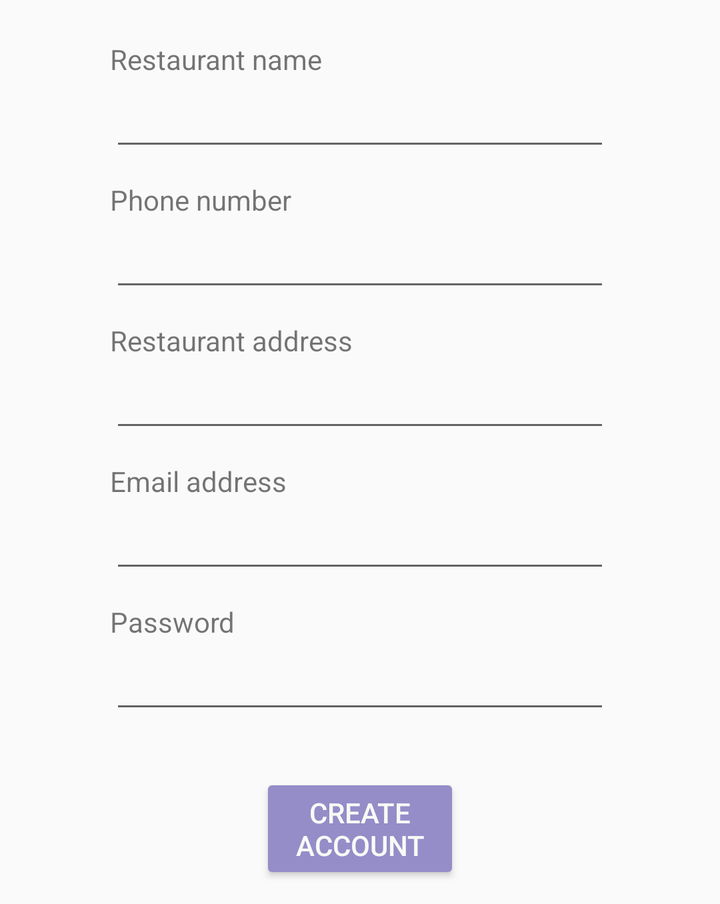
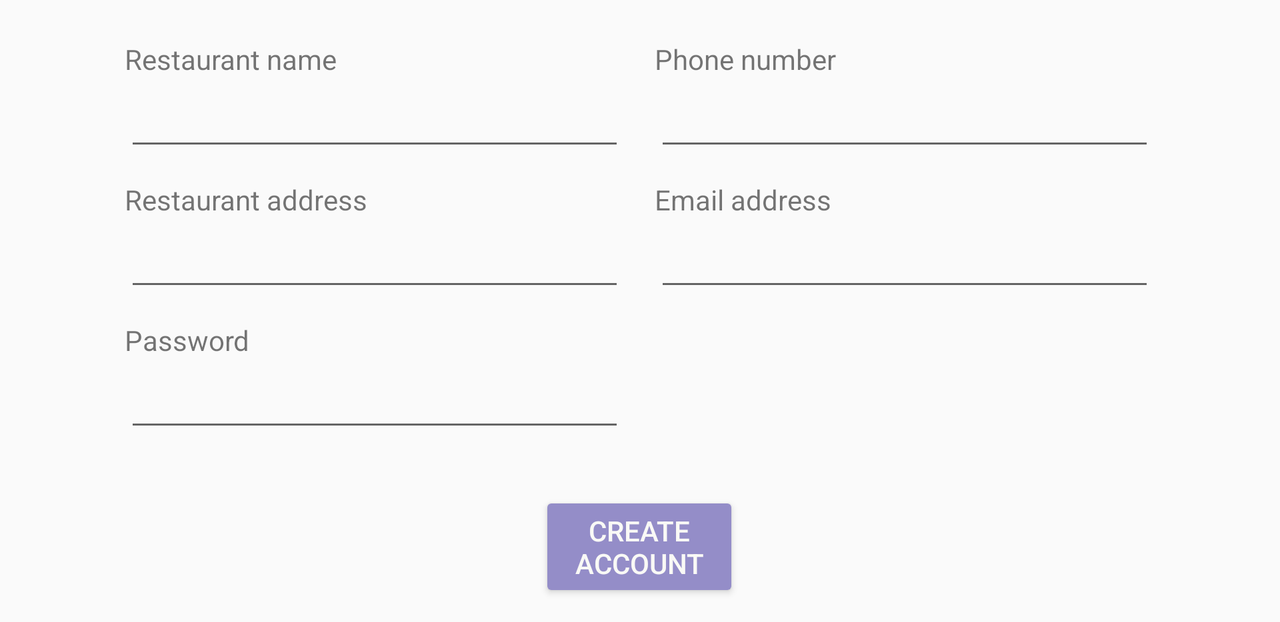

An Android layout and its configuration variant, each rendered on a device that would load it. The default file and the variant file are quoted in full after the pictures.
<!-- AndroidManifest.xml: application theme AppTheme -->
<!-- res/layout/res_account_create.xml -->
<?xml version="1.0" encoding="utf-8"?>
<LinearLayout xmlns:android="http://schemas.android.com/apk/res/android"
    xmlns:app="http://schemas.android.com/apk/res-auto"
    xmlns:tools="http://schemas.android.com/tools"
    android:layout_margin="10dp"
    android:layout_width="wrap_content"
    android:layout_height="wrap_content"
    android:layout_gravity="center"
    android:gravity="center"
    android:orientation="vertical"
    tools:context=".CustomerAccountCreate">


    <TextView
        android:id="@+id/textView5"
        style="@style/customer_account_textView"
        android:layout_width="wrap_content"
        android:layout_height="wrap_content"

        android:text="@string/ResNameCA" />

    <EditText
        android:id="@+id/ResName"
        style="@style/customer_account_editText"
        android:layout_height="wrap_content"
        android:inputType="textPersonName"
        android:paddingRight="5dp" />

    <TextView
        android:id="@+id/textView6"
        style="@style/customer_account_textView"
        android:layout_width="wrap_content"
        android:layout_height="wrap_content"
        android:text="@string/CustPhone" />
    <EditText
        android:id="@+id/ResPhone"
        style="@style/customer_account_editText"
        android:layout_height="wrap_content"
        android:inputType="phone"
        />

    <TextView
        android:id="@+id/textView7"
        style="@style/customer_account_textView"
        android:layout_width="wrap_content"
        android:layout_height="wrap_content"
        android:text="@string/ResAddressCA" />

    <EditText
        android:id="@+id/ResAddress"
        style="@style/customer_account_editText"
        android:layout_height="wrap_content"
        android:inputType="textPostalAddress"
        />


    <TextView
        android:id="@+id/textView8"
        style="@style/customer_account_textView"
        android:layout_width="wrap_content"
        android:layout_height="wrap_content"
        android:text="@string/CustEmail" />

    <EditText
        android:id="@+id/ResEmail"
        style="@style/customer_account_editText"
        android:layout_height="wrap_content"
        android:inputType="textEmailAddress"
        />
    <TextView
        android:id="@+id/textView9"
        style="@style/customer_account_textView"
        android:layout_width="wrap_content"
        android:layout_height="wrap_content"
        android:text="@string/CustPassword" />

    <EditText
        android:id="@+id/ResPassword"
        style="@style/customer_account_editText"
        android:layout_height="wrap_content"
        android:inputType="textPassword"
        />


    <Button
        android:id="@+id/btnMainLogin"
        android:layout_height="wrap_content"
        android:onClick="OnCreateAccountRes"
        android:text="@string/rgstrBtn"
        style="@style/customer_account_btn"
        android:layout_marginTop="25dp"
        app:layout_constraintBottom_toTopOf="@+id/btnRegister"
        app:layout_constraintStart_toStartOf="@+id/btnRegister"/>


</LinearLayout>
<!-- resources referenced by this layout -->
<resources>
  <string name="CustEmail">Email address</string>
  <string name="CustPassword">Password</string>
  <string name="CustPhone">Phone number</string>
  <string name="ResAddressCA">Restaurant address</string>
  <string name="ResNameCA">Restaurant name</string>
  <string name="rgstrBtn">CREATE ACCOUNT</string>
  <style name="customer_account_btn" parent="themedBtn">
          <item name="android:layout_gravity">center</item>
          <item name="android:layout_marginTop">10dp</item>
          <item name="android:layout_width">100dp</item>
      </style>
  <style name="customer_account_editText">
          <item name="android:layout_width">250dp</item>
          <item name="android:ems">10</item>
      </style>
  <style name="customer_account_textView">
          <item name="android:layout_gravity">left</item>
          <item name="android:layout_marginTop">10dp</item>
      </style>
  <style name="AppTheme" parent="Theme.AppCompat.Light.NoActionBar">
          
          <item name="colorPrimary">@color/colorPrimary</item>
          <item name="colorPrimaryDark">@color/colorPrimaryDark</item>
          <item name="colorAccent">@color/colorAccent</item>
      </style>
  <style name="themedBtn">
          <item name="android:textColor">@color/BBQWhite</item>
          <item name="android:backgroundTint">@color/BBQPastelPurp</item>
      </style>
  <color name="colorPrimary">#6200EE</color>
  <color name="colorPrimaryDark">#3700B3</color>
  <color name="colorAccent">#03DAC5</color>
  <color name="BBQWhite">#F9F9F6</color>
  <color name="BBQPastelPurp">#948DC8</color>
</resources>
<!-- res/layout-land/res_account_create.xml (the repository's variant of the layout above) -->
<!-- drawn on the phone turned sideways -->
<?xml version="1.0" encoding="utf-8"?>
<LinearLayout xmlns:android="http://schemas.android.com/apk/res/android"
    xmlns:app="http://schemas.android.com/apk/res-auto"
    xmlns:tools="http://schemas.android.com/tools"
    android:layout_margin="10dp"
    android:layout_width="wrap_content"
    android:layout_height="wrap_content"
    android:layout_gravity="center"
    android:gravity="center"
    android:orientation="vertical"
    tools:context=".CustomerAccountCreate">
<LinearLayout
    android:layout_width="wrap_content"
    android:layout_height="wrap_content"
    android:orientation="horizontal">
<LinearLayout
    android:layout_width="wrap_content"
    android:layout_height="wrap_content"
    android:orientation="vertical"
    android:paddingRight="@dimen/res_account_landscape_padding">
    <TextView
        android:id="@+id/textView5"
        style="@style/customer_account_textView"
        android:layout_width="wrap_content"
        android:layout_height="wrap_content"

        android:text="@string/ResNameCA" />

    <EditText
        android:id="@+id/ResName"
        style="@style/customer_account_editText"
        android:layout_height="wrap_content"
        android:inputType="textPersonName"
        />
</LinearLayout>
    <LinearLayout
        android:layout_width="wrap_content"
        android:layout_height="wrap_content"
        android:orientation="vertical">
    <TextView
        android:id="@+id/textView6"
        style="@style/customer_account_textView"
        android:layout_width="wrap_content"
        android:layout_height="wrap_content"
        android:text="@string/CustPhone" />
    <EditText
        android:id="@+id/ResPhone"
        style="@style/customer_account_editText"
        android:layout_height="wrap_content"
        android:inputType="phone"
        />
    </LinearLayout>
</LinearLayout>

    <LinearLayout
        android:layout_width="wrap_content"
        android:layout_height="wrap_content"
        android:orientation="horizontal"
        >
        <LinearLayout
            android:layout_width="wrap_content"
            android:layout_height="wrap_content"
            android:orientation="vertical"
            android:paddingRight="@dimen/res_account_landscape_padding">
    <TextView
        android:id="@+id/textView7"
        style="@style/customer_account_textView"
        android:layout_width="wrap_content"
        android:layout_height="wrap_content"
        android:text="@string/ResAddressCA" />

    <EditText
        android:id="@+id/ResAddress"
        style="@style/customer_account_editText"
        android:layout_height="wrap_content"
        android:inputType="textPostalAddress"
        />

        </LinearLayout>
        <LinearLayout
            android:layout_width="wrap_content"
            android:layout_height="wrap_content"
            android:orientation="vertical">
    <TextView
        android:id="@+id/textView8"
        android:layout_width="wrap_content"
        android:layout_height="wrap_content"
        style="@style/customer_account_textView"
        android:text="@string/CustEmail" />

    <EditText
        android:id="@+id/ResEmail"
        style="@style/customer_account_editText"
        android:layout_height="wrap_content"
        android:inputType="textEmailAddress"
        />
        </LinearLayout>
    </LinearLayout>
    <LinearLayout
        android:layout_width="wrap_content"
        android:layout_height="wrap_content"
        android:layout_gravity="left"
        android:orientation="vertical">
    <LinearLayout
        android:layout_width="wrap_content"
        android:layout_height="wrap_content"
        android:layout_gravity="left"
        android:orientation="vertical"
        android:paddingRight="@dimen/res_account_landscape_padding">
    <TextView
        android:id="@+id/textView9"
        android:layout_gravity="left"
        android:layout_width="wrap_content"
        android:layout_marginTop="10dp"
        android:layout_height="wrap_content"
        android:text="@string/CustPassword" />

    <EditText
        android:id="@+id/ResPassword"
        style="@style/customer_account_editText"
        android:layout_height="wrap_content"
        android:inputType="textPassword"
        />
    </LinearLayout>
    </LinearLayout>
    <Button
        android:id="@+id/btnMainLogin"
        android:layout_height="wrap_content"
        android:onClick="OnCreateAccountRes"
        style="@style/customer_account_btn"
        android:text="@string/rgstrBtn"
        android:layout_marginTop="25dp"
        app:layout_constraintBottom_toTopOf="@+id/btnRegister"
        app:layout_constraintStart_toStartOf="@+id/btnRegister"/>


</LinearLayout>
<!-- resources referenced by the variant -->
<!-- as the phone turned sideways resolves them -->
<resources>
  <dimen name="res_account_landscape_padding">15dp</dimen>
  <string name="CustEmail">Email address</string>
  <string name="CustPassword">Password</string>
  <string name="CustPhone">Phone number</string>
  <string name="ResAddressCA">Restaurant address</string>
  <string name="ResNameCA">Restaurant name</string>
  <string name="rgstrBtn">CREATE ACCOUNT</string>
  <style name="customer_account_btn" parent="themedBtn">
          <item name="android:layout_gravity">center</item>
          <item name="android:layout_marginTop">10dp</item>
          <item name="android:layout_width">100dp</item>
      </style>
  <style name="customer_account_editText">
          <item name="android:layout_width">250dp</item>
          <item name="android:ems">10</item>
      </style>
  <style name="customer_account_textView">
          <item name="android:layout_gravity">left</item>
          <item name="android:layout_marginTop">10dp</item>
      </style>
  <style name="AppTheme" parent="Theme.AppCompat.Light.NoActionBar">
          
          <item name="colorPrimary">@color/colorPrimary</item>
          <item name="colorPrimaryDark">@color/colorPrimaryDark</item>
          <item name="colorAccent">@color/colorAccent</item>
      </style>
  <style name="themedBtn">
          <item name="android:textColor">@color/BBQWhite</item>
          <item name="android:backgroundTint">@color/BBQPastelPurp</item>
      </style>
  <color name="colorPrimary">#6200EE</color>
  <color name="colorPrimaryDark">#3700B3</color>
  <color name="colorAccent">#03DAC5</color>
  <color name="BBQWhite">#F9F9F6</color>
  <color name="BBQPastelPurp">#948DC8</color>
</resources>
